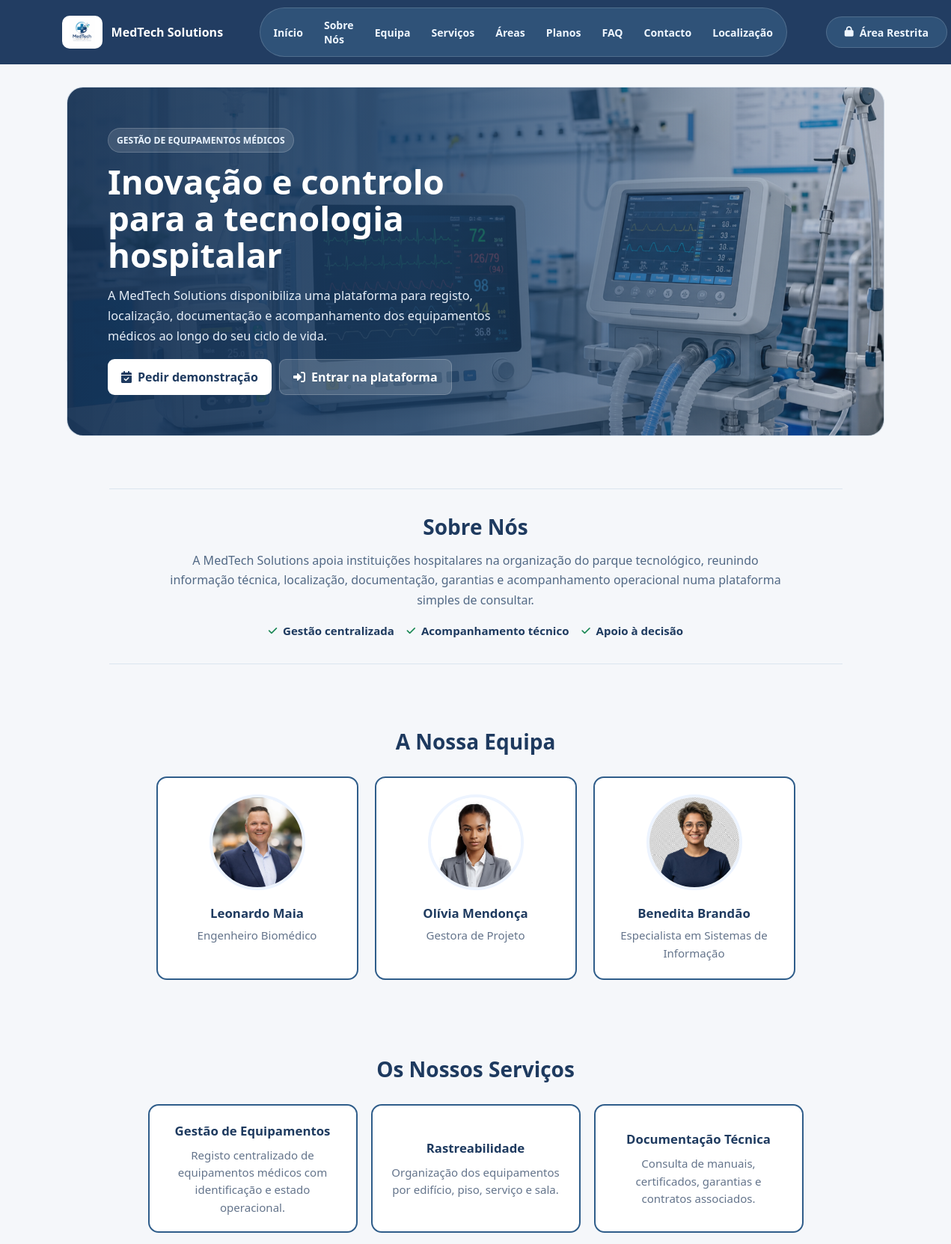
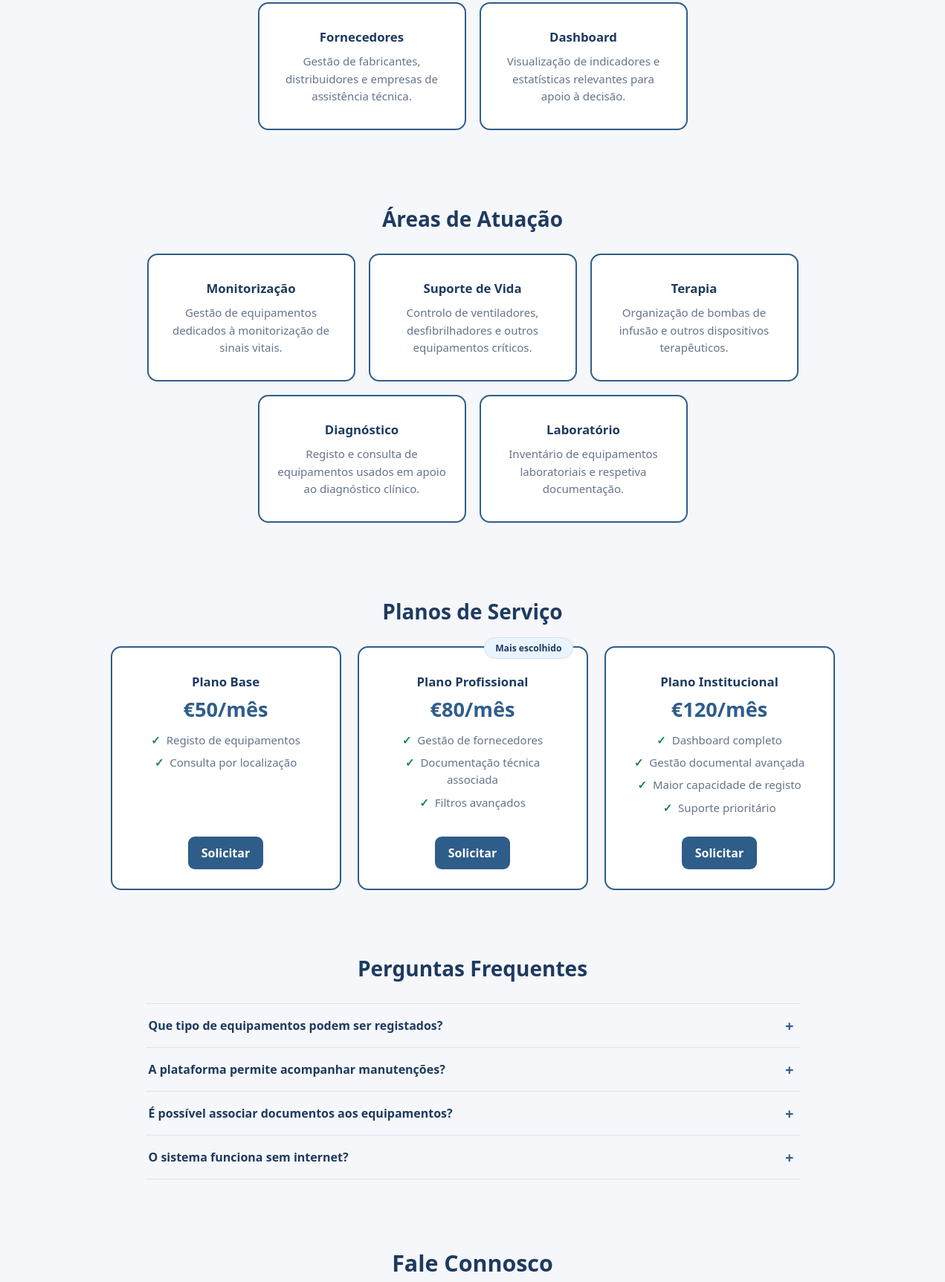
Screenshot of /01_projeto/8/public/index.php (upper part) with the database file from the repository (2 pictures, top to bottom).
### tables this page shows
CREATE TABLE `conteudos_publicos_itens` (
  `id` int NOT NULL AUTO_INCREMENT,
  `seccao` varchar(40) NOT NULL,
  `ordem` int NOT NULL DEFAULT '0',
  `titulo` varchar(180) NOT NULL,
  `subtitulo` varchar(180) DEFAULT NULL,
  `descricao` text,
  `icone` varchar(80) DEFAULT NULL,
  `imagem` varchar(180) DEFAULT NULL,
  `preco` varchar(50) DEFAULT NULL,
  `ativo` tinyint(1) NOT NULL DEFAULT '1',
  `atualizado_em` datetime NOT NULL DEFAULT CURRENT_TIMESTAMP ON UPDATE CURRENT_TIMESTAMP,
  PRIMARY KEY (`id`),
  KEY `idx_seccao_ordem` (`seccao`,`ordem`)
);

### 01_projeto/8/public/index.php (the view, shortened to what this page needs)
<?php
$itens = [];
$conteudos = [
    'hero_titulo' => 'Inovação e controlo para a tecnologia hospitalar',
    'hero_texto' => 'A MedTech Solutions disponibiliza uma plataforma para registo, localização, documentação e acompanhamento dos equipamentos médicos ao longo do seu ciclo de vida.',
    'hero_botao' => 'Pedir demonstração',
    'contacto_intro' => 'Entre em contacto connosco para pedir uma demonstração ou esclarecer dúvidas.',
    'footer_localizacao' => 'Rua de Júlio Dinis, 728, 4050-012 Porto',
    'footer_horario' => 'Segunda a Sexta: 09h - 18h',
    'footer_email' => 'geral@medtechsolutions.pt',
    'footer_telefone' => '+351 222 258 053',
];
try {
    $ligacao = new PDO(
        "mysql:host=" . MYSQL_HOST . ";dbname=" . MYSQL_DATABASE . ";charset=utf8mb4",
        MYSQL_USERNAME,
        MYSQL_PASSWORD
    );
    $ligacao->setAttribute(PDO::ATTR_ERRMODE, PDO::ERRMODE_EXCEPTION);
    foreach ($ligacao->query('SELECT chave, conteudo FROM conteudos_publicos') as $linha) {
        $conteudos[$linha['chave']] = $linha['conteudo'];
    }
    foreach ($ligacao->query('SELECT * FROM conteudos_publicos_itens WHERE ativo = 1 ORDER BY seccao, ordem') as $item) {
        $itens[$item['seccao']][] = $item;
    }
} catch (PDOException $err) {
}
function h($valor)
{
    return htmlspecialchars($valor ?? '', ENT_QUOTES, 'UTF-8');
}
function linhas($texto)
{
    return array_filter(array_map('trim', preg_split('/\R/u', $texto ?? '')));
}
?>
<!DOCTYPE html>
<html lang="pt">
<head>
    <link rel="stylesheet" href="assets/fontawesome/all.min.css">
    <link rel="stylesheet" href="assets/css/1232099.css?v=20260616-ponto2c">
</head>
<body>
    <nav class="bng-navbar">
        <div class="nav-logo">
            <img src="assets/img/hospital255.png" alt="Logo MedTech Solutions">
            <span>MedTech Solutions</span>
        </div>
        <div class="container-navegacao">
            <a href="#quem-somos">Início</a>
            <a href="#sobre-nos">Sobre Nós</a>
            <a href="#nossa-equipa">Equipa</a>
            <a href="#servicos">Serviços</a>
            <a href="#aula-grupo">Áreas</a>
            <a href="#precario">Planos</a>
            <a href="#perguntas-frequentes">FAQ</a>
            <a href="#contacto">Contacto</a>
            <a href="#localizacao">Localização</a>
        </div>
        <div class="nav-cliente">
            <a href="<?php echo BASE_URL; ?>/public/login.php" class="botao-area-restrita">
                <i class="fa-solid fa-lock"></i>
                Área Restrita
            </a>
        </div>
    </nav>
    <main>
        <section class="hero-section" id="quem-somos">
            <div class="hero-content">
                <div class="hero-text">
                    <span class="hero-kicker">Gestão de equipamentos médicos</span>
                    <h1><?= h($conteudos['hero_titulo']) ?></h1>
                    <p><?= h($conteudos['hero_texto']) ?></p>
                    <div class="hero-actions">
                        <a href="#contacto" class="button">
                            <i class="fa-solid fa-calendar-check"></i>
                            <?= h($conteudos['hero_botao']) ?>
                        </a>
                        <a href="<?php echo BASE_URL; ?>/public/login.php" class="button button-secondary">
                            <i class="fa-solid fa-right-to-bracket"></i>
                            Entrar na plataforma
                        </a>
                    </div>
                </div>
            </div>
        </section>
        <section id="sobre-nos">
            <div class="sobre-container">
                <h2>Sobre Nós</h2>
                <p>A MedTech Solutions apoia instituições hospitalares na organização do parque tecnológico, reunindo informação técnica, localização, documentação, garantias e acompanhamento operacional numa plataforma simples de consultar.</p>
                <div class="sobre-lista">
                    <span><i class="fa-solid fa-check"></i> Gestão centralizada</span>
                    <span><i class="fa-solid fa-check"></i> Acompanhamento técnico</span>
                    <span><i class="fa-solid fa-check"></i> Apoio à decisão</span>
                </div>
            </div>
        </section>
        <section id="nossa-equipa">
            <div class="section-heading">
                <h2>A Nossa Equipa</h2>
            </div>
            <div class="equipa-container">
                <?php foreach (($itens['equipa'] ?? []) as $pessoa) : ?>
                    <div class="pessoa">
                        <img src="assets/img/<?= h($pessoa['imagem']) ?>" alt="<?= h($pessoa['subtitulo']) ?>">
                        <h3><?= h($pessoa['titulo']) ?></h3>
                        <p><?= h($pessoa['subtitulo']) ?></p>
                    </div>
                <?php endforeach; ?>
            </div>
        </section>
        <section id="servicos">
            <div class="section-heading">
                <h2>Os Nossos Serviços</h2>
            </div>
            <div class="servicos-container servicos-equilibrados">
                <?php foreach (($itens['servicos'] ?? []) as $servico) : ?>
                    <div class="servico">
                        <h3><?= h($servico['titulo']) ?></h3>
                        <p><?= h($servico['descricao']) ?></p>
                    </div>
                <?php endforeach; ?>
            </div>
        </section>
        <section id="aula-grupo">
            <div class="section-heading">
                <h2>Áreas de Atuação</h2>
            </div>
            <div class="servicos-container areas-container">
                <?php foreach (($itens['areas'] ?? []) as $area) : ?>
                    <div class="servico">
                        <h3><?= h($area['titulo']) ?></h3>
                        <p><?= h($area['descricao']) ?></p>
                    </div>
                <?php endforeach; ?>
            </div>
        </section>
        <section id="precario">
            <div class="section-heading">
                <h2>Planos de Serviço</h2>
            </div>
            <div class="pacotes-container">
                <?php foreach (($itens['planos'] ?? []) as $plano) : ?>
                    <div class="pacote">
                        <h3><?= h($plano['titulo']) ?></h3>
                        <p class="preco"><?= h($plano['preco']) ?></p>
                        <ul>
                            <?php foreach (linhas($plano['descricao']) as $linha) : ?>
                                <li><?= h($linha) ?></li>
                            <?php endforeach; ?>
                        </ul>
                        <a href="#contacto" class="button">Solicitar</a>
                    </div>
                <?php endforeach; ?>
            </div>
        </section>
        <section id="perguntas-frequentes">
            <div class="section-heading">
                <h2>Perguntas Frequentes</h2>
            </div>
            <div class="faq-container">
                <details>
                    <summary>Que tipo de equipamentos podem ser registados?</summary>
                </details>
                <details>
                    <summary>A plataforma permite acompanhar manutenções?</summary>
                </details>
                <details>
                    <summary>É possível associar documentos aos equipamentos?</summary>
                </details>
                <details>
                    <summary>O sistema funciona sem internet?</summary>
                </details>
            </div>
        </section>
        <section id="contacto">
            <div class="section-heading contacto-heading">
                <h2>Fale Connosco</h2>
            </div>
        </section>
    </main>
</body>
</html>

### rows the page displays
conteudos_publicos_itens: imagem (picture), titulo "Leonardo Maia", subtitulo "Engenheiro Biomédico"
conteudos_publicos_itens: imagem (picture), titulo "Olívia Mendonça", subtitulo "Gestora de Projeto"
conteudos_publicos_itens: imagem (picture), titulo "Benedita Brandão", subtitulo "Especialista em Sistemas de Informação"
conteudos_publicos_itens: titulo "Gestão de Equipamentos", descricao "Registo centralizado de equipamentos médicos com identificação e estado operacional."
conteudos_publicos_itens: titulo "Rastreabilidade", descricao "Organização dos equipamentos por edifício, piso, serviço e sala."
conteudos_publicos_itens: titulo "Documentação Técnica", descricao "Consulta de manuais, certificados, garantias e contratos associados."
conteudos_publicos_itens: titulo "Fornecedores", descricao "Gestão de fabricantes, distribuidores e empresas de assistência técnica."
conteudos_publicos_itens: titulo "Dashboard", descricao "Visualização de indicadores e estatísticas relevantes para apoio à decisão."
conteudos_publicos_itens: titulo "Monitorização", descricao "Gestão de equipamentos dedicados à monitorização de sinais vitais."
conteudos_publicos_itens: titulo "Suporte de Vida", descricao "Controlo de ventiladores, desfibrilhadores e outros equipamentos críticos."
conteudos_publicos_itens: titulo "Terapia", descricao "Organização de bombas de infusão e outros dispositivos terapêuticos."
conteudos_publicos_itens: titulo "Diagnóstico", descricao "Registo e consulta de equipamentos usados em apoio ao diagnóstico clínico."
conteudos_publicos_itens: titulo "Laboratório", descricao "Inventário de equipamentos laboratoriais e respetiva documentação."
conteudos_publicos_itens: titulo "Plano Base", preco "€50/mês", descricao "Registo de equipamentos", descricao "Consulta por localização"
conteudos_publicos_itens: titulo "Plano Profissional", preco "€80/mês", descricao "Gestão de fornecedores", descricao "Documentação técnica associada", descricao "Filtros avançados"
conteudos_publicos_itens: titulo "Plano Institucional", preco "€120/mês", descricao "Dashboard completo", descricao "Gestão documental avançada", descricao "Maior capacidade de registo", descricao "Suporte prioritário"

### other values shown
$conteudos['hero_titulo'] "Inovação e controlo para a tecnologia hospitalar"
$conteudos['hero_texto'] "A MedTech Solutions disponibiliza uma plataforma para registo, localização, documentação e acompanhamento dos equipamentos médicos ao longo do seu ciclo de vida."
$conteudos['hero_botao'] "Pedir demonstração"
